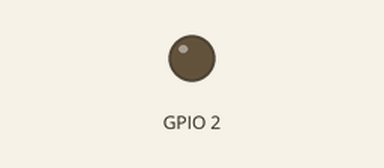
A sketch run on a simulated ESP8266 (NodeMCU). Parts: output pins drawn as LEDs (lit = HIGH). WiFi joins after 1.5 s; servers stay silent unless stated; no MQTT or app messages arrive unless stated; what the sketch prints to the serial monitor is not drawn.

Above: at 0.1 s.
At 1.1 s:
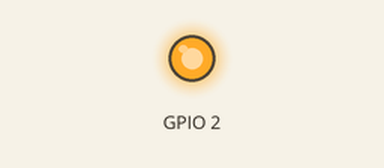
Timing chart, 0 to 2.8 s (numbered marks = the images above):
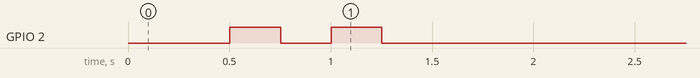

The sketch:

ADA_GOOGLE.ino
```cpp
#include "ada.h"
#include "global.h"
#include "random.h"

void setup()
{
  Serial.begin(9600);
  pinMode(2,OUTPUT);
  set_wifi();
  init_Ada_parse();
  Init_Ada_connect();
}

void loop()
{
  Google_Callback();
}
```

ada.cpp
```cpp
#include <ESP8266WiFi.h>
#include "Adafruit_MQTT.h"
#include "Adafruit_MQTT_Client.h"
#include "ada.h"

/*++++++++++++++++++Obj declaration++++++++++++++++++*/
WiFiClient Ada;
Adafruit_MQTT_Client    Amqtt(&Ada, AIO_SERVER, AIO_SERVERPORT, AIO_USERNAME, AIO_KEY);
Adafruit_MQTT_Subscribe Rec     = Adafruit_MQTT_Subscribe(&Amqtt, AIO_USERNAME"/feeds/SUBSCRIBE FEED NAME FROM IFTTT");
Adafruit_MQTT_Publish   Txmss   = Adafruit_MQTT_Publish(&Amqtt, AIO_USERNAME"/feeds/SUBSCRIBE FEED NAME TO ADAFRUIT");
/*+++++++++++++++++++++++++++++++++++++++++++++++++++*/

/*+++++++++++++++Feedbck declaration+++++++++++++++++*/
char Feedback_on[]      = "Hey!! Light is ON";
char Feedback_off[]     = "Hey!! Light is OFF";
/*+++++++++++++++++++++++++++++++++++++++++++++++++++*/

/*+++++++++++++++++Fn declaration++++++++++++++++++++*/
void init_Ada_parse(void);
void Google_Callback(void);
void Init_Ada_connect(void);
/*+++++++++++++++++++++++++++++++++++++++++++++++++++*/


/*++++++++++++To ping Ada parsing++++++++++++++++++++*/
/*+++++++++++++++++++++++++++++++++++++++++++++++++++*/
void init_Ada_parse(void)
{
  Amqtt.subscribe(&Rec);
}
/*++++++++++++++To Make callback++++++++++++++++++++*/
/*++++++++++++++++++++++++++++++++++++++++++++++++++*/
void Google_Callback(void)
{
  Adafruit_MQTT_Subscribe *subscription;
  while((subscription = Amqtt.readSubscription(5000)))
  {
    if (subscription == &Rec)
    {
      int Rec_State = atoi((char *)Rec.lastread);

      switch(Rec_State)
      {
        case 1  :  Txmss.publish(Feedback_on);
                   Serial.printf("Published value is:%s\n",Feedback_on);
                   break;
        case 0  :  Txmss.publish(Feedback_off);
                   Serial.printf("Published value is:%s\n",Feedback_off);
                   break;
        default :  Serial.println("Erro packet");
                   break;
      }
    }
  }
}
/*+++++++++++++For Ada connection+++++++++++++++++++*/
/*++++++++++++++++++++++++++++++++++++++++++++++++++*/
void Init_Ada_connect(void)
{
  uint8_t ret,retries = 3;

  if (Amqtt.connected())
    return;

  while ((ret = Amqtt.connect()) != 0)
  {
    Serial.println(Amqtt.connectErrorString(ret));
    Serial.println("Retrying MQTT connection in 5 seconds...");
    Amqtt.disconnect();
    delay(5000);
    retries--;
    if (retries == 0)
      while (1);
  }
  Serial.println("Ada MQTT Connected!");
  Txmss.publish("Ada client Connected!");
}
```

ada.h
```cpp
#ifndef __ADA_H
#define __ADA_H

#define AIO_SERVER               "io.adafruit.com"
#define AIO_SERVERPORT           1883
#define AIO_USERNAME             "ADAFRUIT IO USERNAME"
#define AIO_KEY                  "ADAFRUIT IO KEY"

extern void Google_Callback(void);
extern void init_Ada_parse(void);
extern void Init_Ada_connect(void);

#endif
```

global.h
```cpp
#ifndef __GLOBAL_H
#define __GLOBAL_H

#define WLAN_SSID "YOUR WIFI SSID"
#define WLAN_PASS "YOUR WIFI PASSWORD"

#endif
```

random.cpp
```cpp
#include <ESP8266WiFi.h>
#include "random.h"
#include "global.h"

/*+++++++++++++++++++Fn declaration++++++++++++++++++*/
void set_wifi(void);
/*+++++++++++++++++++++++++++++++++++++++++++++++++++*/

/*+++++++++++For initiating wifi connect+++++++++++++*/
/*+++++++++++++++++++++++++++++++++++++++++++++++++++*/
void set_wifi(void)
{
  Serial.println("WiFi Initiating |^^^-^^^| ");
  WiFi.mode(WIFI_STA);
  WiFi.disconnect();
  WiFi.begin(WLAN_SSID,WLAN_PASS);
  digitalWrite(2, HIGH);
  while (WiFi.status() != WL_CONNECTED)
  {
    Serial.print(".");
    digitalWrite(2, millis()>>8&1);
    delay(250);
  }
  digitalWrite(2, LOW);
  Serial.println("WiFi connected");
}
```

random.h
```cpp
#ifndef __RANDOM_H
#define __RANDOM_H

extern void set_wifi(void);

#endif
```
